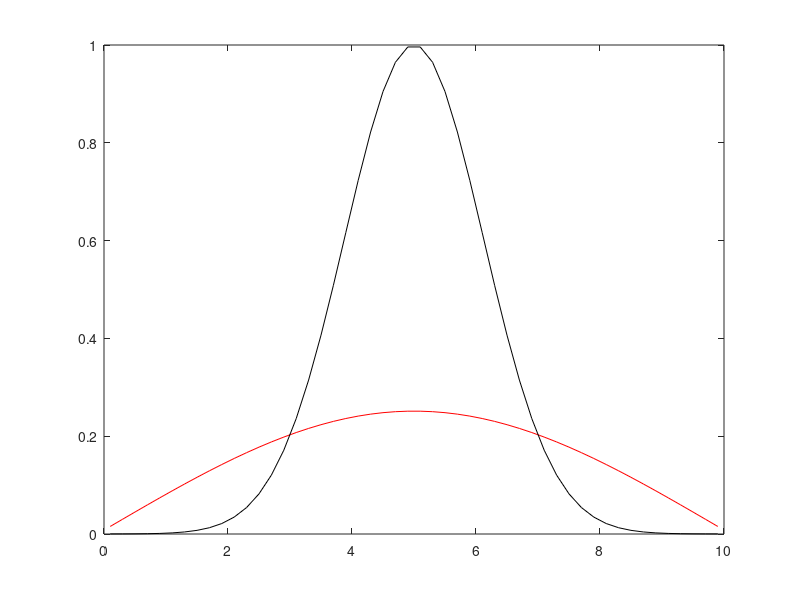
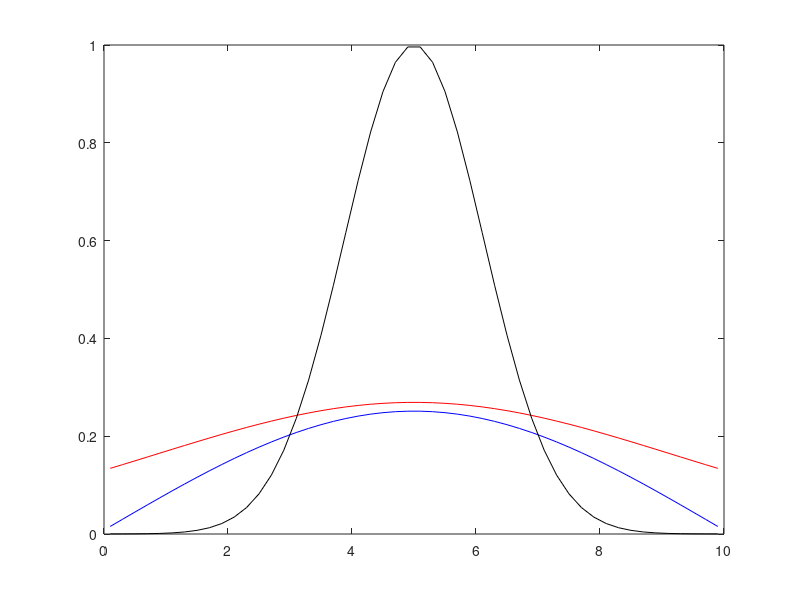

Reproduce these figures in MATLAB, in order.
% This is a matlab/octave script to solve 1D diffusion equation for its implicit solution by using 
% Pseudo-transient method. 
% It differs from Diff1D_implicit by adding the dampening of the dTdtau to 
% speed up the convergence! Only two line code is added but it become much faster! 7000 iteration Vs 700 iteration
% _2nd mean it is 2nd order convergence!

clear;clf

Lx  = 10;       %model length. used as the length scale
D   = 100;      %diffusion coefficient
nx  = 25*2;    %nx cell
dx  = Lx/nx;    %cell width
Imax= 100*nx;   %maximum iteration number
tsc = Lx*Lx/D;  %diffusion timescale
%Initiation 
t0 = Lx*Lx/D/160; %t0 for the analytical solution!
x  = linspace(0,Lx,nx+1);     % x coordinates for the grid/node 
xc = (x(1:end-1)+x(2:end))/2; % x coordinates at the center of the cell.
% staggered grid: velocity field is at x, while scalar field T is at xc. 
T  = zeros(1,nx);
a  = 0.5*Lx;
T0 = exp(-(xc-a).^2/4/D/t0); 
% Notice that boundary condition should depend on t in order to have the simple
%analytical solution. Here we choose t0 to make the boundary temperature close to 0.
%t00=s
Told = T0;
T    = T0;
Vx   = zeros(1,nx-1);  %Vx at the boundary is not included here! Otherwise it should be nx+1
f    = sin(xc); f(:)=0;% f=0 to compare with the analytical solution that has no heat source.
%Boundary condition
ttol = 1.6*t0 # As this script is slow. Lets compute a small ttol! 
Tana = sqrt(t0/(t0+ttol)).*exp(-(xc-a).^2/(4*D*(t0+ttol)));
T(1) = Tana(1);T(end)=Tana(end);
dTdtau1 = zeros(1,nx-2); % pseudo time derivative!
dTdtau2 = zeros(1,nx-2); % pseudo time derivative with dampening
cnt  = 100;
epsi = 1e-8; % accuracy for the convergence
CFL  = 0.4;
ndim = 1;
dtau = CFL*dx*dx/2/D/ndim; % pseudo timestep!
dt   = 100*dtau     % physical timestep, could be larger than dtau and be stable as it is implicit solution. 
itertol = 0;
time    = 0; 

residdT  = 1e5;
it       = 0;
damp     = 1-6*pi/nx;% 0.93 %0.991 %
kw       =1;
A        =CFL*pi*pi*kw*kw/nx/nx;
damp    = 1-2*sqrt(dtau/dt-A/2);
%WHL: This is the optimized dampening parameter I derived at 2Sep2024. It is faster than 1-6*pi/nx.
% The time ratio is dominant over A/2 as A is very small!
dampening= 1;
%while (time<ttol*0.99 &&it<10000)
while it<10
%for it=1:100
       iter     = 0; 
       residdT  = 2*epsi;
%for iter=1:Imax
   while residdT>epsi && iter<Imax
          q        = -D*diff(T)/dx;    % dimension:nx-1
          dTdtau1   = -(T(2:nx-1)-Told(2:nx-1))/dt-diff(q)/dx; %dimension:nx-2. residual from Lesson2:Eq.2)
      if dampening == 0  %****dTdtau is used. simple and slow!
          T(2:nx-1) = T(2:nx-1) + dtau*dTdtau1;     %nx-2. Update T by pseudo time marching.  Lesson2:Eq.3)
      else               %****dTdtau2 contains the currect residual and the previous residual, which greatly speed up the convergence!
                         %The formulation can be derive with 2nd pseudo transient time derivative dT2dtau !
          dTdtau2    = dTdtau1 + damp*dTdtau2;  
          T(2:nx-1) = T(2:nx-1) + dtau*dTdtau2; % dTdtau is used 
      end
       residdT  = max(abs(dTdtau1)); %
       iter     = iter+1;
       if mod(iter,cnt)==0
          plot(xc,T,'r',xc,T0,'k');drawnow
         fprintf('Iteration %d, residdT=%7.3e\n',iter,residdT); 
       end   
    end
    it   = it+1;
    time = time+dt;  # update the physical time!
    Told = T;                # update the Told after one physical timestep.
    itertol = itertol+iter;
    fprintf('Step %d converged,residdT=%7.3e\n',it,residdT); 
end
%Tana=1/sqrt(4*(ttol+1/4)).*exp(-(xc-a).^2/(4*(ttol+1/4)));
% initial condition: T(x,t0)=exp(-x*x/(4*D*t0))  %Let:t0=0.1;
%analytical solution:T(x,t)=sqrt(t0/t)exp(-x*x/(4*D*t));
%Tana = sqrt(t0/(ttol)).*exp(-(xc-a).^2/(4*D*ttol));
Tana = sqrt(t0/(t0+time)).*exp(-(xc-a).^2/(4*D*(t0+time)));
figure();plot(xc,T,'b',xc,Tana,'r',xc,T0,'k')

fprintf('Total %d step are calculated.\n The physical time is =%3.1f, totel iteration is %d (%3.1f *nx), with dampeng=%d\n',it,time,itertol,itertol/nx,dampening); 

%Exercise1: 1. change t0 and see if the numerical solution still matches the analytical solution
%            2. change nx,dtau and see if it still produce reasonable results.
%            3. After finding out the numerical solution is correct, remove the analytical solution and use any initial boundary condition.
%            4. rewrite the code with another language, for example, julia and python. Notice matlab and julia counter from 1, while python counter from 0. 


% exercise for dampening.
% write an code to find out the optimized dampening parameters (damp) by testing damp from 0 to 1.
